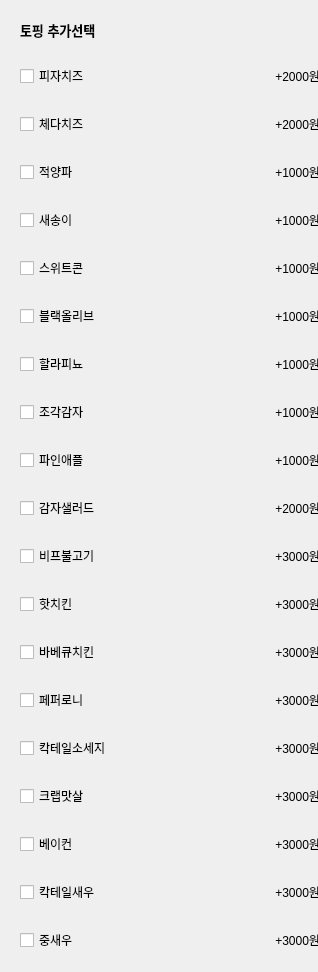
            <widget class="QWidget" name="widget_whole_7" native="true">
             <property name="minimumSize">
              <size>
               <width>318</width>
               <height>0</height>
              </size>
             </property>
             <property name="maximumSize">
              <size>
               <width>318</width>
               <height>16777215</height>
              </size>
             </property>
             <layout class="QVBoxLayout" name="verticalLayout_16">
              <item>
               <widget class="QWidget" name="widget_title_7" native="true">
                <layout class="QVBoxLayout" name="verticalLayout_17">
                 <item>
                  <widget class="QLabel" name="label_69">
                   <property name="font">
                    <font>
                     <pointsize>10</pointsize>
                     <weight>75</weight>
                     <bold>true</bold>
                    </font>
                   </property>
                   <property name="text">
                    <string>토핑 추가선택</string>
                   </property>
                  </widget>
                 </item>
                </layout>
               </widget>
              </item>
              <item>
               <widget class="QWidget" name="widget_42" native="true">
                <property name="minimumSize">
                 <size>
                  <width>318</width>
                  <height>0</height>
                 </size>
                </property>
                <property name="maximumSize">
                 <size>
                  <width>318</width>
                  <height>16777215</height>
                 </size>
                </property>
                <layout class="QHBoxLayout" name="horizontalLayout_42">
                 <item>
                  <widget class="QCheckBox" name="checkBox_31">
                   <property name="text">
                    <string>피자치즈</string>
                   </property>
                  </widget>
                 </item>
                 <item>
                  <widget class="QLabel" name="pizzaCheese">
                   <property name="text">
                    <string>+2000원</string>
                   </property>
                   <property name="alignment">
                    <set>Qt::AlignRight|Qt::AlignTrailing|Qt::AlignVCenter</set>
                   </property>
                  </widget>
                 </item>
                </layout>
               </widget>
              </item>
              <item>
               <widget class="QWidget" name="widget_43" native="true">
                <property name="minimumSize">
                 <size>
                  <width>318</width>
                  <height>0</height>
                 </size>
                </property>
                <property name="maximumSize">
                 <size>
                  <width>318</width>
                  <height>16777215</height>
                 </size>
                </property>
                <layout class="QHBoxLayout" name="horizontalLayout_43">
                 <item>
                  <widget class="QCheckBox" name="checkBox_32">
                   <property name="text">
                    <string>체다치즈</string>
                   </property>
                  </widget>
                 </item>
                 <item>
                  <widget class="QLabel" name="chedaCheese">
                   <property name="text">
                    <string>+2000원</string>
                   </property>
                   <property name="alignment">
                    <set>Qt::AlignRight|Qt::AlignTrailing|Qt::AlignVCenter</set>
                   </property>
                  </widget>
                 </item>
                </layout>
               </widget>
              </item>
              <item>
               <widget class="QWidget" name="widget_44" native="true">
                <property name="minimumSize">
                 <size>
                  <width>318</width>
                  <height>0</height>
                 </size>
                </property>
                <property name="maximumSize">
                 <size>
                  <width>318</width>
                  <height>16777215</height>
                 </size>
                </property>
                <layout class="QHBoxLayout" name="horizontalLayout_44">
                 <item>
                  <widget class="QCheckBox" name="checkBox_33">
                   <property name="text">
                    <string>적양파</string>
                   </property>
                  </widget>
                 </item>
                 <item>
                  <widget class="QLabel" name="redOnion">
                   <property name="text">
                    <string>+1000원</string>
                   </property>
                   <property name="alignment">
                    <set>Qt::AlignRight|Qt::AlignTrailing|Qt::AlignVCenter</set>
                   </property>
                  </widget>
                 </item>
                </layout>
               </widget>
              </item>
              <item>
               <widget class="QWidget" name="widget_45" native="true">
                <property name="minimumSize">
                 <size>
                  <width>318</width>
                  <height>0</height>
                 </size>
                </property>
                <property name="maximumSize">
                 <size>
                  <width>318</width>
                  <height>16777215</height>
                 </size>
                </property>
                <layout class="QHBoxLayout" name="horizontalLayout_45">
                 <item>
                  <widget class="QCheckBox" name="checkBox_34">
                   <property name="text">
                    <string>새송이</string>
                   </property>
                  </widget>
                 </item>
                 <item>
                  <widget class="QLabel" name="saesongi">
                   <property name="text">
                    <string>+1000원</string>
                   </property>
                   <property name="alignment">
                    <set>Qt::AlignRight|Qt::AlignTrailing|Qt::AlignVCenter</set>
                   </property>
                  </widget>
                 </item>
                </layout>
               </widget>
              </item>
              <item>
               <widget class="QWidget" name="widget_46" native="true">
                <property name="minimumSize">
                 <size>
                  <width>318</width>
                  <height>0</height>
                 </size>
                </property>
                <property name="maximumSize">
                 <size>
                  <width>318</width>
                  <height>16777215</height>
                 </size>
                </property>
                <layout class="QHBoxLayout" name="horizontalLayout_46">
                 <item>
                  <widget class="QCheckBox" name="checkBox_35">
                   <property name="text">
                    <string>스위트콘</string>
                   </property>
                  </widget>
                 </item>
                 <item>
                  <widget class="QLabel" name="sweetCorn">
                   <property name="text">
                    <string>+1000원</string>
                   </property>
                   <property name="alignment">
                    <set>Qt::AlignRight|Qt::AlignTrailing|Qt::AlignVCenter</set>
                   </property>
                  </widget>
                 </item>
                </layout>
               </widget>
              </item>
              <item>
               <widget class="QWidget" name="widget_47" native="true">
                <property name="minimumSize">
                 <size>
                  <width>318</width>
                  <height>0</height>
                 </size>
                </property>
                <property name="maximumSize">
                 <size>
                  <width>318</width>
                  <height>16777215</height>
                 </size>
                </property>
                <layout class="QHBoxLayout" name="horizontalLayout_47">
                 <item>
                  <widget class="QCheckBox" name="checkBox_36">
                   <property name="text">
                    <string>블랙올리브</string>
                   </property>
                  </widget>
                 </item>
                 <item>
                  <widget class="QLabel" name="blackOlive">
                   <property name="text">
                    <string>+1000원</string>
                   </property>
                   <property name="alignment">
                    <set>Qt::AlignRight|Qt::AlignTrailing|Qt::AlignVCenter</set>
                   </property>
                  </widget>
                 </item>
                </layout>
               </widget>
              </item>
              <item>
               <widget class="QWidget" name="widget_48" native="true">
                <property name="minimumSize">
                 <size>
                  <width>318</width>
                  <height>0</height>
                 </size>
                </property>
                <property name="maximumSize">
                 <size>
                  <width>318</width>
                  <height>16777215</height>
                 </size>
                </property>
                <layout class="QHBoxLayout" name="horizontalLayout_48">
                 <item>
                  <widget class="QCheckBox" name="checkBox_37">
                   <property name="text">
                    <string>할라피뇨</string>
                   </property>
                  </widget>
                 </item>
                 <item>
                  <widget class="QLabel" name="halapinyo">
                   <property name="text">
                    <string>+1000원</string>
                   </property>
                   <property name="alignment">
                    <set>Qt::AlignRight|Qt::AlignTrailing|Qt::AlignVCenter</set>
                   </property>
                  </widget>
                 </item>
                </layout>
               </widget>
              </item>
              <item>
               <widget class="QWidget" name="widget_49" native="true">
                <property name="minimumSize">
                 <size>
                  <width>318</width>
                  <height>0</height>
                 </size>
                </property>
                <property name="maximumSize">
                 <size>
                  <width>318</width>
                  <height>16777215</height>
                 </size>
                </property>
                <layout class="QHBoxLayout" name="horizontalLayout_49">
                 <item>
                  <widget class="QCheckBox" name="checkBox_38">
                   <property name="text">
                    <string>조각감자</string>
                   </property>
                  </widget>
                 </item>
                 <item>
                  <widget class="QLabel" name="piecePotato">
                   <property name="text">
                    <string>+1000원</string>
                   </property>
                   <property name="alignment">
                    <set>Qt::AlignRight|Qt::AlignTrailing|Qt::AlignVCenter</set>
                   </property>
                  </widget>
                 </item>
                </layout>
               </widget>
              </item>
              <item>
               <widget class="QWidget" name="widget_50" native="true">
                <property name="minimumSize">
                 <size>
                  <width>318</width>
                  <height>0</height>
                 </size>
                </property>
                <property name="maximumSize">
                 <size>
                  <width>318</width>
                  <height>16777215</height>
                 </size>
                </property>
                <layout class="QHBoxLayout" name="horizontalLayout_50">
                 <item>
                  <widget class="QCheckBox" name="checkBox_39">
                   <property name="text">
                    <string>파인애플</string>
                   </property>
                  </widget>
                 </item>
                 <item>
                  <widget class="QLabel" name="pineApple">
                   <property name="text">
                    <string>+1000원</string>
                   </property>
                   <property name="alignment">
                    <set>Qt::AlignRight|Qt::AlignTrailing|Qt::AlignVCenter</set>
                   </property>
                  </widget>
                 </item>
                </layout>
               </widget>
              </item>
              <item>
               <widget class="QWidget" name="widget_51" native="true">
                <property name="minimumSize">
                 <size>
                  <width>318</width>
                  <height>0</height>
                 </size>
                </property>
                <property name="maximumSize">
                 <size>
                  <width>318</width>
                  <height>16777215</height>
                 </size>
                </property>
                <layout class="QHBoxLayout" name="horizontalLayout_51">
                 <item>
                  <widget class="QCheckBox" name="checkBox_40">
                   <property name="text">
                    <string>감자샐러드</string>
                   </property>
                  </widget>
                 </item>
                 <item>
                  <widget class="QLabel" name="potatoSalad">
                   <property name="text">
                    <string>+2000원</string>
                   </property>
                   <property name="alignment">
                    <set>Qt::AlignRight|Qt::AlignTrailing|Qt::AlignVCenter</set>
                   </property>
                  </widget>
                 </item>
                </layout>
               </widget>
              </item>
              <item>
               <widget class="QWidget" name="widget_52" native="true">
                <property name="minimumSize">
                 <size>
                  <width>318</width>
                  <height>0</height>
                 </size>
                </property>
                <property name="maximumSize">
                 <size>
                  <width>318</width>
                  <height>16777215</height>
                 </size>
                </property>
                <layout class="QHBoxLayout" name="horizontalLayout_52">
                 <item>
                  <widget class="QCheckBox" name="checkBox_41">
                   <property name="text">
                    <string>비프불고기</string>
                   </property>
                  </widget>
                 </item>
                 <item>
                  <widget class="QLabel" name="beefBullgogi">
                   <property name="text">
                    <string>+3000원</string>
                   </property>
                   <property name="alignment">
                    <set>Qt::AlignRight|Qt::AlignTrailing|Qt::AlignVCenter</set>
                   </property>
                  </widget>
                 </item>
                </layout>
               </widget>
              </item>
              <item>
               <widget class="QWidget" name="widget_53" native="true">
                <property name="minimumSize">
                 <size>
                  <width>318</width>
                  <height>0</height>
                 </size>
                </property>
                <property name="maximumSize">
                 <size>
                  <width>318</width>
                  <height>16777215</height>
                 </size>
                </property>
                <layout class="QHBoxLayout" name="horizontalLayout_53">
                 <item>
                  <widget class="QCheckBox" name="checkBox_42">
                   <property name="text">
                    <string>핫치킨</string>
                   </property>
                  </widget>
                 </item>
                 <item>
                  <widget class="QLabel" name="hotChicken">
                   <property name="text">
                    <string>+3000원</string>
                   </property>
                   <property name="alignment">
                    <set>Qt::AlignRight|Qt::AlignTrailing|Qt::AlignVCenter</set>
                   </property>
                  </widget>
                 </item>
                </layout>
               </widget>
              </item>
              <item>
               <widget class="QWidget" name="widget_54" native="true">
                <property name="minimumSize">
                 <size>
                  <width>318</width>
                  <height>0</height>
                 </size>
                </property>
                <property name="maximumSize">
                 <size>
                  <width>318</width>
                  <height>16777215</height>
                 </size>
                </property>
                <layout class="QHBoxLayout" name="horizontalLayout_54">
                 <item>
                  <widget class="QCheckBox" name="checkBox_43">
                   <property name="text">
                    <string>바베큐치킨</string>
                   </property>
                  </widget>
                 </item>
                 <item>
                  <widget class="QLabel" name="barbiqueChicken">
                   <property name="text">
                    <string>+3000원</string>
                   </property>
                   <property name="alignment">
                    <set>Qt::AlignRight|Qt::AlignTrailing|Qt::AlignVCenter</set>
                   </property>
                  </widget>
                 </item>
                </layout>
               </widget>
              </item>
              <item>
               <widget class="QWidget" name="widget_55" native="true">
                <property name="minimumSize">
                 <size>
                  <width>318</width>
                  <height>0</height>
                 </size>
                </property>
                <property name="maximumSize">
                 <size>
                  <width>318</width>
                  <height>16777215</height>
                 </size>
                </property>
                <layout class="QHBoxLayout" name="horizontalLayout_55">
                 <item>
                  <widget class="QCheckBox" name="checkBox_44">
                   <property name="text">
                    <string>페퍼로니</string>
                   </property>
                  </widget>
                 </item>
                 <item>
                  <widget class="QLabel" name="peperoni">
                   <property name="text">
                    <string>+3000원</string>
                   </property>
                   <property name="alignment">
                    <set>Qt::AlignRight|Qt::AlignTrailing|Qt::AlignVCenter</set>
                   </property>
                  </widget>
                 </item>
                </layout>
               </widget>
              </item>
              <item>
               <widget class="QWidget" name="widget_56" native="true">
                <property name="minimumSize">
                 <size>
                  <width>318</width>
                  <height>0</height>
                 </size>
                </property>
                <property name="maximumSize">
                 <size>
                  <width>318</width>
                  <height>16777215</height>
                 </size>
                </property>
                <layout class="QHBoxLayout" name="horizontalLayout_56">
                 <item>
                  <widget class="QCheckBox" name="checkBox_45">
                   <property name="text">
                    <string>칵테일소세지</string>
                   </property>
                  </widget>
                 </item>
                 <item>
                  <widget class="QLabel" name="caktailSoseji">
                   <property name="text">
                    <string>+3000원</string>
                   </property>
                   <property name="alignment">
                    <set>Qt::AlignRight|Qt::AlignTrailing|Qt::AlignVCenter</set>
                   </property>
                  </widget>
                 </item>
                </layout>
               </widget>
              </item>
              <item>
               <widget class="QWidget" name="widget_57" native="true">
                <property name="minimumSize">
                 <size>
                  <width>318</width>
                  <height>0</height>
                 </size>
                </property>
                <property name="maximumSize">
                 <size>
                  <width>318</width>
                  <height>16777215</height>
                 </size>
                </property>
                <layout class="QHBoxLayout" name="horizontalLayout_57">
                 <item>
                  <widget class="QCheckBox" name="checkBox_46">
                   <property name="text">
                    <string>크랩맛살</string>
                   </property>
                  </widget>
                 </item>
                 <item>
                  <widget class="QLabel" name="crapMatsal">
                   <property name="text">
                    <string>+3000원</string>
                   </property>
                   <property name="alignment">
                    <set>Qt::AlignRight|Qt::AlignTrailing|Qt::AlignVCenter</set>
                   </property>
                  </widget>
                 </item>
                </layout>
               </widget>
              </item>
              <item>
               <widget class="QWidget" name="widget_58" native="true">
                <property name="minimumSize">
                 <size>
                  <width>318</width>
                  <height>0</height>
                 </size>
                </property>
                <property name="maximumSize">
                 <size>
                  <width>318</width>
                  <height>16777215</height>
                 </size>
                </property>
                <layout class="QHBoxLayout" name="horizontalLayout_58">
                 <item>
                  <widget class="QCheckBox" name="checkBox_47">
                   <property name="text">
                    <string>베이컨</string>
                   </property>
                  </widget>
                 </item>
                 <item>
                  <widget class="QLabel" name="bacon">
                   <property name="text">
                    <string>+3000원</string>
                   </property>
                   <property name="alignment">
                    <set>Qt::AlignRight|Qt::AlignTrailing|Qt::AlignVCenter</set>
                   </property>
                  </widget>
                 </item>
                </layout>
               </widget>
              </item>
              <item>
               <widget class="QWidget" name="widget_59" native="true">
                <property name="minimumSize">
                 <size>
                  <width>318</width>
                  <height>0</height>
                 </size>
                </property>
                <property name="maximumSize">
                 <size>
                  <width>318</width>
                  <height>16777215</height>
                 </size>
                </property>
                <layout class="QHBoxLayout" name="horizontalLayout_59">
                 <item>
                  <widget class="QCheckBox" name="checkBox_48">
                   <property name="text">
                    <string>칵테일새우</string>
                   </property>
                  </widget>
                 </item>
                 <item>
                  <widget class="QLabel" name="caktailSeoo">
                   <property name="text">
                    <string>+3000원</string>
                   </property>
                   <property name="alignment">
                    <set>Qt::AlignRight|Qt::AlignTrailing|Qt::AlignVCenter</set>
                   </property>
                  </widget>
                 </item>
                </layout>
               </widget>
              </item>
              <item>
               <widget class="QWidget" name="widget_60" native="true">
                <property name="minimumSize">
                 <size>
                  <width>318</width>
                  <height>0</height>
                 </size>
                </property>
                <property name="maximumSize">
                 <size>
                  <width>318</width>
                  <height>16777215</height>
                 </size>
                </property>
                <layout class="QHBoxLayout" name="horizontalLayout_60">
                 <item>
                  <widget class="QCheckBox" name="checkBox_49">
                   <property name="text">
                    <string>중새우</string>
                   </property>
                  </widget>
                 </item>
                 <item>
                  <widget class="QLabel" name="joongseoo">
                   <property name="text">
                    <string>+3000원</string>
                   </property>
                   <property name="alignment">
                    <set>Qt::AlignRight|Qt::AlignTrailing|Qt::AlignVCenter</set>
                   </property>
                  </widget>
                 </item>
                </layout>
               </widget>
              </item>
             </layout>
            </widget>
